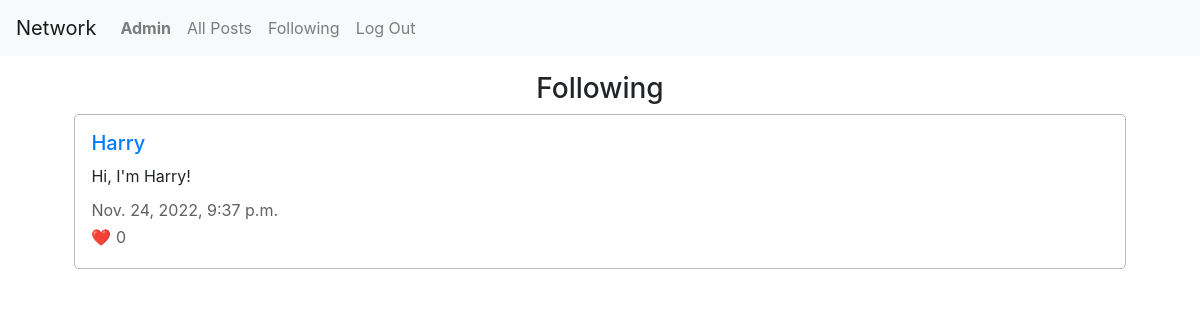
The app's page /following (signed in) with its own data.
### network/models.py (models this page shows, shortened)
class User(AbstractUser):
    pass

class Post(models.Model):
    user = models.ForeignKey("User", on_delete=models.CASCADE, related_name ="posts")
    content = models.TextField(max_length=255)
    timestamp = models.DateTimeField(auto_now_add=True)
    likes = models.ManyToManyField("User", blank=True, related_name="liked")

### network/views.py (the view)
# urls.py: path("following", views.following, name="following"),
@login_required(login_url='/login')
def following(request):
    watcher = User.objects.get(username=request.user)
    followall = watcher.following.all()
    following = [f.followed for f in followall]
    followposts = Post.objects.filter(user__in=following).order_by('timestamp').reverse()
    return render(request, "network/following.html", {
        "followposts": followposts,
    })

### network/templates/network/following.html
{% extends "network/layout.html" %}
{% load static %}
{% block body %}
    <div class="all-posts">
        <h3>Following</h3>
        {% for post in followposts %}
            <div class="section">
                <h5><a href="{% url 'user' post.user %}">{{ post.user }}</a></h5>
                <p class="post-content">{{ post.content }}</p>
                <p class="grey">{{ post.timestamp }}</p>
                <p class="grey">&#10084;&#65039; {{ post.likes.all.count }}</p>
            </div>
        {% endfor %}
    </div>
{% endblock %}

### network/templates/network/layout.html (shortened to what this page needs)
{% load static %}
<!DOCTYPE html>
<html lang="en">
    <head>
        <link rel="stylesheet" href="https://stackpath.bootstrapcdn.com/bootstrap/4.4.1/css/bootstrap.min.css">
        <link href="{% static 'network/styles.css' %}" rel="stylesheet">
    </head>
    <body>
        <nav class="navbar navbar-expand-lg navbar-light bg-light">
            <a class="navbar-brand" href="#">Network</a>
            <div class="collapse navbar-collapse" id="navbarNav">
                <ul class="navbar-nav mr-auto">
                {% if user.is_authenticated %}
                    <li class="nav-item">
                        <a class="nav-link" href="{% url 'user' user.username %}"><strong>{{ user.username }}</strong></a>
                    </li>
                {% endif %}
                <li class="nav-item">
                    <a class="nav-link" href="{% url 'index' %}">All Posts</a>
                </li>
                {% if user.is_authenticated %}
                    <li class="nav-item">
                        <a class="nav-link" href="{% url 'following' %}">Following</a>
                    </li>
                    <li class="nav-item">
                        <a class="nav-link" href="{% url 'logout' %}">Log Out</a>
                    </li>
                {% endif %}
                </ul>
            </div>
        </nav>
        <div class="body">
            {% block body %}
            {% endblock %}
        </div>
    </body>
</html>

### network/static/network/styles.css (style rules this page uses)
.body { display: flex; flex-direction: column; justify-content: center; align-items: center; gap: 1rem; margin: 1rem; }
.all-posts { width: 100%; display: flex; flex-direction: column; justify-content: center; align-items: center; gap: 0.5rem; }
.section { width: 90%; border: 0.2px rgb(186, 186, 186) solid; border-radius: 5px; padding: 1rem; }
h3 { margin-bottom: 0rem; }
h5 { margin-bottom: 0.6rem; }
p { margin-bottom: 0.2rem; }
.post-content { margin-bottom: 0.6rem; }
.grey { color: rgb(96, 96, 96); }

### records on screen
User: username "Admin"
Post: user "Harry", content "Hi, I'm Harry!", timestamp "Nov. 24, 2022, 9:37 p.m.", likes.all.count "0"
